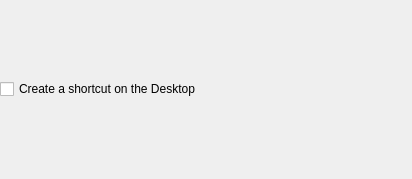
<?xml version="1.0" encoding="UTF-8"?>
<ui version="4.0">
 <class>targetDirectoryForm</class>
 <widget class="QWidget" name="targetDirectoryForm">
  <property name="geometry">
   <rect>
    <x>0</x>
    <y>0</y>
    <width>412</width>
    <height>179</height>
   </rect>
  </property>
  <layout class="QVBoxLayout" name="verticalLayout">
   <property name="leftMargin">
    <number>0</number>
   </property>
   <property name="topMargin">
    <number>0</number>
   </property>
   <property name="rightMargin">
    <number>0</number>
   </property>
   <property name="bottomMargin">
    <number>0</number>
   </property>
   <item>
    <widget class="QCheckBox" name="createShortcutOnDesktopCheckBox">
     <property name="enabled">
      <bool>true</bool>
     </property>
     <property name="text">
      <string>Create a shortcut on the Desktop</string>
     </property>
     <property name="checked">
      <bool>false</bool>
     </property>
     <property name="tristate">
      <bool>false</bool>
     </property>
    </widget>
   </item>
  </layout>
 </widget>
 <resources/>
 <connections/>
</ui>
